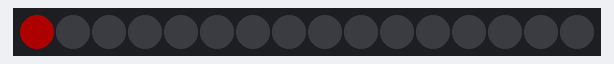
Simulated run of this program. Board: Raspberry Pi Pico running MicroPython. Parts: 16 RGB LEDs in strip order, left to right. Dim RGB values are drawn brighter than linear.

Above: at 0.01 s.
At 4.66 s:
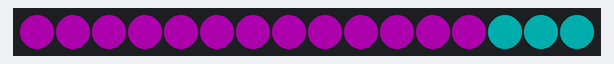
At 9.4 s:
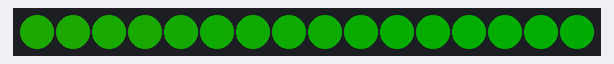
At 14.06 s:
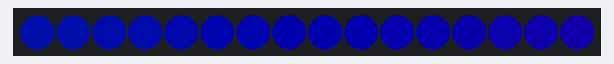
At 18.82 s:
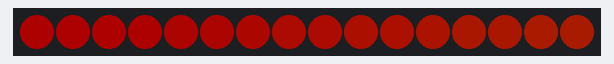
At 39.93 s:
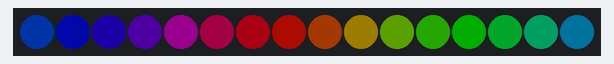

The program:

008_neopixel.py
```python
from machine import Pin
from time import sleep_ms
import neopixel

STRIP_PIN = 1
PIXEL_COUNT = 16
DELAY_VAL = 50
BRIGHTNESS = 0.2

strip = neopixel.NeoPixel(Pin(STRIP_PIN), PIXEL_COUNT)

def color_wipe(wait, color):
    for i in range(PIXEL_COUNT):
        strip[i] = tuple(int(val * BRIGHTNESS) for val in color)
        strip.write()
        sleep_ms(wait)

def wheel(pos):
    pos = 255 - pos
    if pos < 85:
        return (255 - pos * 3, 0, pos * 3)
    elif pos < 170:
        pos -= 85
        return (0, pos * 3, 255 - pos * 3)
    else:
        pos -= 170
        return (pos * 3, 255 - pos * 3, 0)

def rainbow(wait):
    for j in range(256):
        for i in range(PIXEL_COUNT):
            strip[i] = tuple(int(val * BRIGHTNESS) for val in wheel((i + j) & 255))
        strip.write()
        sleep_ms(wait)

def rainbow_cycle(wait, cycles=5):
    for j in range(256*cycles):
        for i in range(PIXEL_COUNT):
            strip[i] = tuple(int(val * BRIGHTNESS) for val in wheel((i * 256 // PIXEL_COUNT + j) & 255))
        strip.write()
        sleep_ms(wait)

while True:
    color_wipe(DELAY_VAL, (255, 0, 0))  # Red
    color_wipe(DELAY_VAL, (0, 255, 0))  # Green
    color_wipe(DELAY_VAL, (0, 0, 255))  # Blue
    color_wipe(DELAY_VAL, (255, 255, 0))  # Yellow
    color_wipe(DELAY_VAL, (0, 255, 255))  # Cyan
    color_wipe(DELAY_VAL, (255, 0, 255))  # Magenta
    color_wipe(DELAY_VAL, (255, 255, 255))  # White
    rainbow(DELAY_VAL)
    rainbow_cycle(DELAY_VAL)
```
